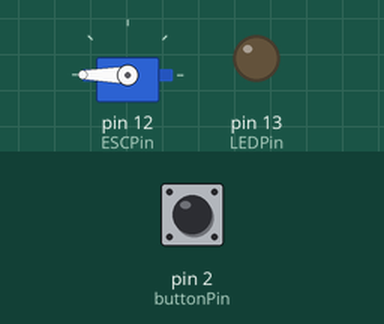
This sketch was run on a simulated Arduino Uno, built with avr-gcc and run on an emulated ATmega328P. On the bench: servo, output pins drawn as LEDs (lit = HIGH). The test bench sets the inputs (shaded band); at power-on: pin 2 (buttonPin) HIGH. EEPROM starts erased.

Above: at 10.7 s.
10.8 s: pin 2 (buttonPin) pulled LOW for 0.15 s
At 12.2 s:
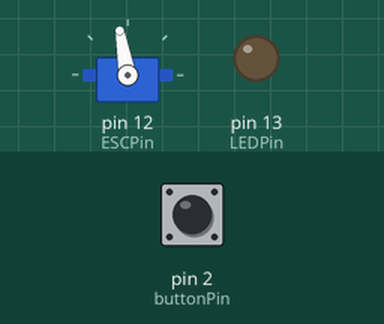
12.5 s: pin 2 (buttonPin) pulled LOW for 1 s
At 13.9 s:
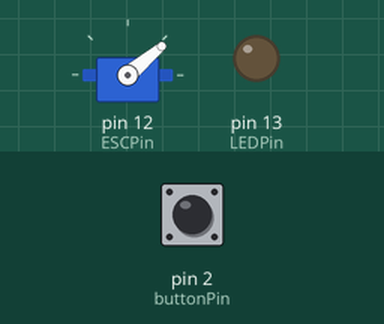
15.1 s: pin 2 (buttonPin) pulled LOW for 0.15 s
At 15.26 s:
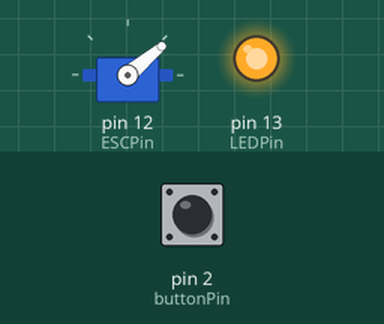
18.2 s: pin 2 (buttonPin) pulled LOW for 3.2 s
At 20.1 s:
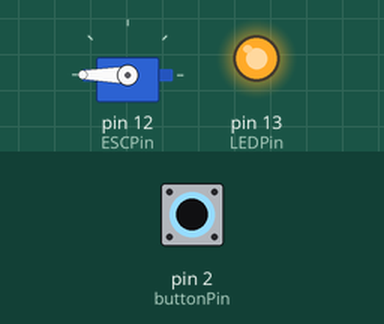
Timing chart, 0 to 23.0 s (numbered marks = the images above; inputs shaded):
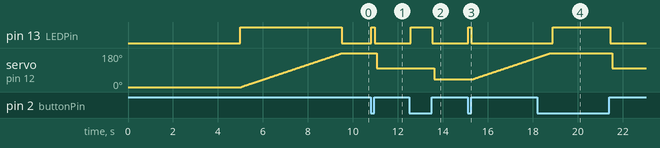

The sketch:

WaterPumpStart.ino
```cpp
#include <Servo.h>
#include <EEPROM.h>

const int startupDelay = 5000; // startup delay, ms

const int buttonPin = 2;       // the number of the pushbutton pin, that can cycle the max speed between 50%, 75% and 100%
const int ESCPin =  12;        // the number of the ESC control pin
const int LEDPin =  13;        // the number of the LED control pin
const int minSpeed =  1000;    // minimum speed of ESC (default 543)
const int maxSpeed =  2000;    // maximum speed of ESC (default 2400)
const byte maxSpeed100 =  180; // maximum speed of ESC at 100% (default 180 degrees)
const byte maxSpeed75  =  100; // maximum speed of ESC at 75% (default 135 degrees)
const byte maxSpeed50  =  40;  // maximum speed of ESC at 50% (default 90 degrees)
const int eeAddress = 0;       // EEPROM address to store max speed percentage

// Most ESC work fine with these values

// WARNING: In some cases you need to change frequency of the PWM signal of Servo.h library, find this string:

// #define REFRESH_INTERVAL    20000

// and replace it with this:

// #define REFRESH_INTERVAL    16667

// That will change frequency from 50Hz to 60Hz


Servo myservo;  // create servo object to control a servo
byte pos = 0;    // variable to store the servo position
byte memSpeed = 0; // variable to read the EEPROM value

void setup() {
  EEPROM.get(eeAddress, memSpeed); // Reading the EEPROM maximum speed value
  if ((memSpeed != maxSpeed75) and (memSpeed != maxSpeed50))   {  // Checking if the value is right (for example, first launch)
    memSpeed = maxSpeed100; }

  pinMode(ESCPin, OUTPUT);    // attach ESCPin to ESC
  pinMode(LEDPin, OUTPUT);    // attach LEDPin to LED
  pinMode(buttonPin, INPUT_PULLUP);  // attach buttonPin to button
  myservo.attach(ESCPin, minSpeed, maxSpeed);  // attaches the servo on ESCPin to the servo object with min/max speed
  myservo.write(0);           // tell ESC to go stop

  delay(startupDelay);        // wait for ESC init
  digitalWrite(LEDPin, HIGH); // begin startup


  for (pos = 0; pos <= memSpeed - 1; pos += 1) { // goes from 0 degrees to 180 degrees
                                                                            // in steps of 1 degree
    myservo.write(pos);                                            // tell ESC to go change speed using variable 'pos'
    delay(25);                                                          // waits 15ms for the ESC to reach the speed
  }
  digitalWrite(LEDPin, LOW);                                      // end of startup
}

void loop() {
    myservo.write(pos);                                             // tell ESC to go change speed using variable 'pos'

    // Changing top speed
    int buttonValue = digitalRead(buttonPin);               //Reading buttonPin
    if (buttonValue == LOW){
      // If button pressed, change the speed
      while (digitalRead(buttonPin) == LOW) {               // Wait for button depress
          digitalWrite(LEDPin, HIGH);
          delay(50);
          digitalWrite(LEDPin, LOW);
          }
      switch (pos) {
        case maxSpeed100:             // If speed is 100% then change it to 75%
          pos = maxSpeed75;
          EEPROM.put(eeAddress, pos); // Write it to the EEPROM
          break;
        case maxSpeed75:              // If speed is 75% then change it to 50%
          pos = maxSpeed50;
          EEPROM.put(eeAddress, pos); // Write it to the EEPROM
          break;
        case maxSpeed50:              // If speed is 50% then change it to 100% smoothly
          for (pos = maxSpeed50; pos <= maxSpeed100 - 1; pos += 1) { // goes from maxSpeed50 to maxSpeed100
                                                                                                          // in steps of 1 degree
               myservo.write(pos);                                                               // tell ESC to go change speed using variable 'pos'
               delay(25);                                                                           // waits 15ms for the ESC to reach the speed
          }
          pos = maxSpeed100;
          EEPROM.put(eeAddress, pos); // Write it to the EEPROM
          break;
      }
   }
    delay(100);                         // waits 100ms
}
```

Measured:
- after the input at 10.8 s, pin 13 (LEDPin): LOW → HIGH at once, → LOW 0.15 s later; servo on pin 12 (ESCPin): 180° → 100° after 0.27 s
- after the input at 12.5 s, pin 13 (LEDPin): LOW → HIGH after 0.07 s, → LOW 0.95 s later; servo on pin 12 (ESCPin): 100° → 40° after 1.1 s
- after the input at 15.1 s, pin 13 (LEDPin): LOW → HIGH at once, → LOW 0.15 s later; servo on pin 12 (ESCPin): moves from 40° to 156° over 2.9 s, starting after 0.19 s
- after the input at 18.2 s, pin 13 (LEDPin): LOW → HIGH after 0.68 s, → LOW 2.6 s later
